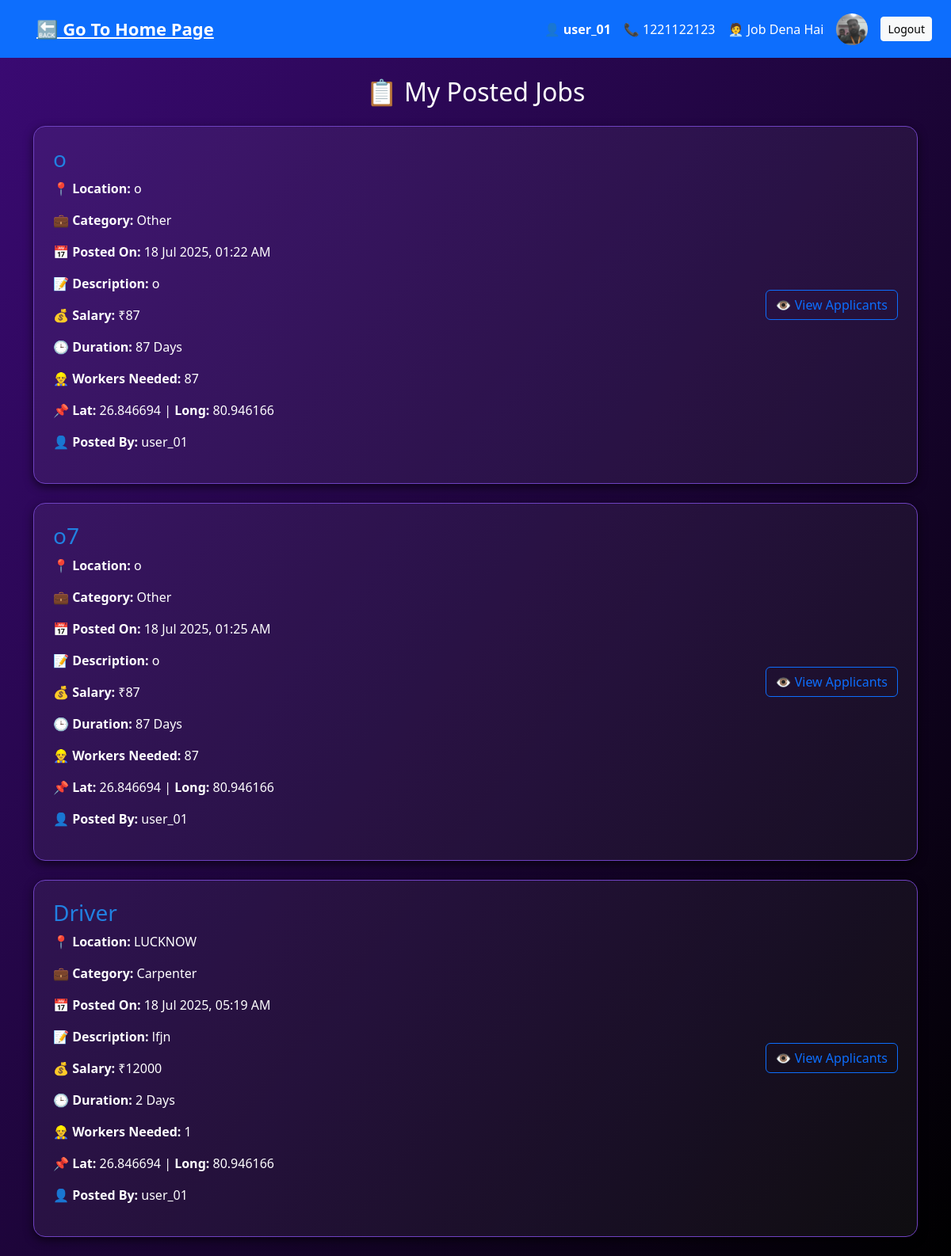
/jobs/my-jobs/ (signed in), run on the app's committed database.
### accounts/models.py (models this page shows, shortened)
class UserProfile(models.Model):
    ROLE_CHOICES = [
        ('job_seeker', 'Job Lena Hai'),
        ('job_provider', 'Job Dena Hai'),
    ]
    user = models.OneToOneField(User, on_delete=models.CASCADE)
    phone = models.CharField(max_length=15)
    role = models.CharField(max_length=20, choices=ROLE_CHOICES)
    profile_photo = models.ImageField(upload_to='profile_photos/', blank=True)

### jobs/models.py (models this page shows, shortened)
class Job(models.Model):
    CATEGORY_CHOICES = [
        ('plumber', 'Plumber'),
        ('electrician', 'Electrician'),
        ('mistri', 'Mistri'),
        ('labour', 'Labour'),
        ('halwai', 'Halwai'),
        ('saloon', 'Saloon Worker'),
        ('mechanic', 'Mechanic'),
        ('driver', 'Driver'),
        ('welder', 'Welder'),
        ('painter', 'Painter'),
        ('carpenter', 'Carpenter'),
        ('helper', 'Helper'),
        ('security', 'Security Guard'),
        ('gardener', 'Gardener'),
        ('cleaner', 'Cleaner'),
        ('cook', 'Cook'),
        ('other', 'Other'),
    ]
    title = models.CharField(max_length=100)
    description = models.TextField()
    category = models.CharField(max_length=20, choices=CATEGORY_CHOICES)
    location = models.CharField(max_length=200)
    salary = models.IntegerField()
    duration_days = models.IntegerField()
    number_of_workers = models.IntegerField(default=1)
    posted_by = models.ForeignKey(User, on_delete=models.CASCADE, related_name='posted_jobs')
    created_at = models.DateTimeField(auto_now_add=True)
    latitude = models.CharField(max_length=100, default="0.0")
    longitude = models.CharField(max_length=100,default="0.0")

### jobs/views.py (the view)
# urls.py: path('my-jobs/', views.my_jobs, name='my_jobs'),
@login_required
def my_jobs(request):
    jobs = Job.objects.filter(posted_by=request.user)
    return render(request, 'jobs/my_jobs.html', {'jobs': jobs})

### templates/jobs/my_jobs.html (shortened to what this page needs)
{% load static %}
<!DOCTYPE html>
<html lang="en">
<head>
  <link href="https://cdn.jsdelivr.net/npm/bootstrap@5.3.0/dist/css/bootstrap.min.css" rel="stylesheet">
</head>
<body>
<nav class="navbar navbar-expand-lg navbar-dark bg-primary px-4">
 <a href="/"
   style="display: inline-block;
          font-size: 22px;
          font-weight: bold;
          color: white;
          text-decoration: none;
          padding: 10px 20px;
          border-radius: 8px;
          text-decoration:underline;
          border: 2px solid transparent;
          background:transparent;
           padding-box,
                      linear-gradient(135deg, #6a0dad, #9b59b6) border-box;
          transition: all 0.3s ease;">
  🔙 Go To Home Page
</a>
  <div class="collapse navbar-collapse">
    <ul class="navbar-nav ms-auto align-items-center">
      {% if user.is_authenticated %}
        <li class="nav-item text-white me-3">👤 <strong>{{ user.username }}</strong></li>
        {% if user.userprofile %}
          <li class="nav-item text-white me-3">📞 {{ user.userprofile.phone }}</li>
          <li class="nav-item text-white me-3">🧑‍💼 {{ user.userprofile.get_role_display }}</li>
          <li class="nav-item me-3">
            <img src="{{ user.userprofile.profile_photo.url }}" alt="Profile" />
          </li>
        {% endif %}
        <li class="nav-item">
          <a href="{% url 'logout' %}" class="btn btn-light btn-sm">Logout</a>
        </li>
      {% else %}
        <li class="nav-item me-2"><a href="{% url 'login' %}" class="btn btn-light btn-sm">Login</a></li>
        <li class="nav-item"><a href="{% url 'signup' %}" class="btn btn-warning btn-sm">Sign Up</a></li>
      {% endif %}
    </ul>
  </div>
</nav>
<div class="container mt-4">
  <h2 class="mb-4 text-center">📋 My Posted Jobs</h2>
  {% if jobs %}
    {% for job in jobs %}
      <div class="job-card">
        <div class="row">
          <div class="col-md-9 col-sm-12">
            <h3>{{ job.title }}</h3>
            <p><strong>📍 Location:</strong> {{ job.location }}</p>
            <p><strong>💼 Category:</strong> {{ job.get_category_display }}</p>
            <p><strong>📅 Posted On:</strong> {{ job.created_at|date:"d M Y, h:i A" }}</p>
            <p><strong>📝 Description:</strong> {{ job.description }}</p>
            <p><strong>💰 Salary:</strong> ₹{{ job.salary }}</p>
            <p><strong>🕒 Duration:</strong> {{ job.duration_days }} Days</p>
            <p><strong>👷‍♂️ Workers Needed:</strong> {{ job.number_of_workers }}</p>
            <p><strong>📌 Lat:</strong> {{ job.latitude }} | <strong>Long:</strong> {{ job.longitude }}</p>
            <p><strong>👤 Posted By:</strong> {{ job.posted_by.username }}</p>
          </div>
          <div class="col-md-3 col-sm-12 d-flex align-items-center justify-content-md-end justify-content-center">
            <a href="{% url 'view_applications' job.id %}" class="btn btn-outline-primary btn-view">👁️ View Applicants</a>
          </div>
        </div>
      </div>
    {% endfor %}
  {% else %}
    <div class="alert alert-warning text-center">You haven’t posted any jobs yet.</div>
  {% endif %}
</div>
</body>
</html>

### templates/jobs/my_jobs.html (style rules this page uses)
body { background: linear-gradient(to bottom right, #3b0a75, #000000); color: white; font-family: 'Segoe UI', Tahoma, Geneva, Verdana, sans-serif; }
.job-card { background-color: rgba(255, 255, 255, 0.05); border: 1px solid #6f42c1; padding: 1.5rem; border-radius: 15px; box-shadow: 0 4px 12px rgba(0, 0, 0, 0.6); margin-bottom: 1.5rem; transition: transform 0.3s ease; }
.job-card h3 { color: #2181e1ff; }
.navbar img { width: 40px; height: 40px; border-radius: 50%; object-fit: cover; }

### data on the page
Job: title "o", location "o", category "Other", created_at "18 Jul 2025, 01:22 AM", description "o", salary "87", duration_days "87", number_of_workers "87", latitude "26.846694", longitude "80.946166", posted_by.username "user_01"
Job: title "o7", location "o", category "Other", created_at "18 Jul 2025, 01:25 AM", description "o", salary "87", duration_days "87", number_of_workers "87", latitude "26.846694", longitude "80.946166", posted_by.username "user_01"
Job: title "Driver", location "LUCKNOW", category "Carpenter", created_at "18 Jul 2025, 05:19 AM", description "lfjn", salary "12000", duration_days "2", number_of_workers "1", latitude "26.846694", longitude "80.946166", posted_by.username "user_01"

### other printed values
{{ user.username }} "user_01"
{{ user.userprofile.phone }} "1221122123"
{{ user.userprofile.get_role_display }} "Job Dena Hai"
